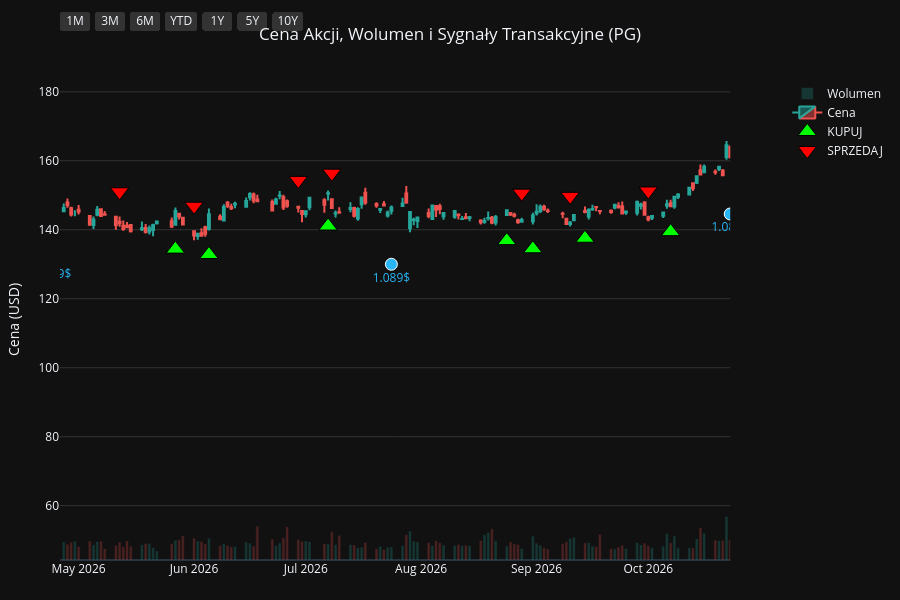
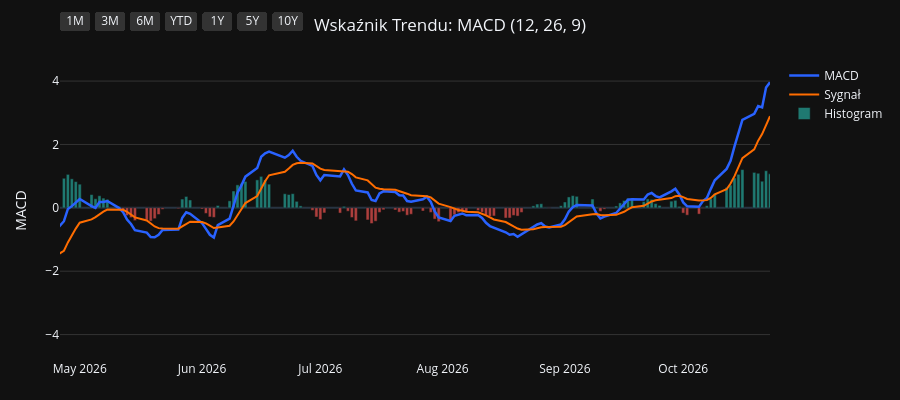
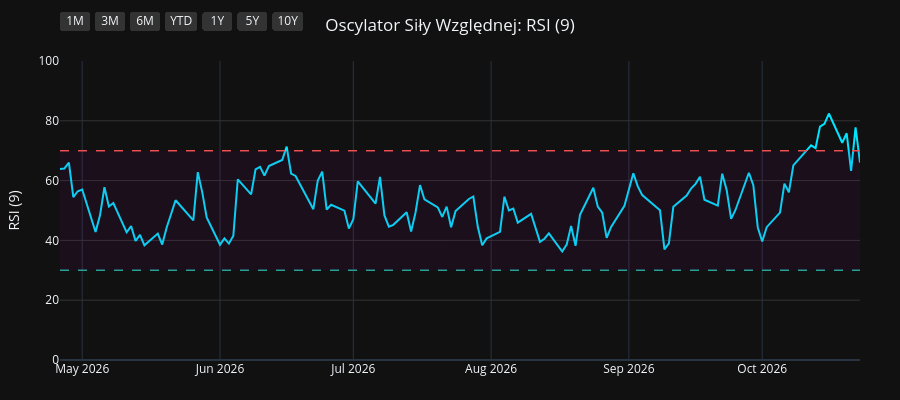
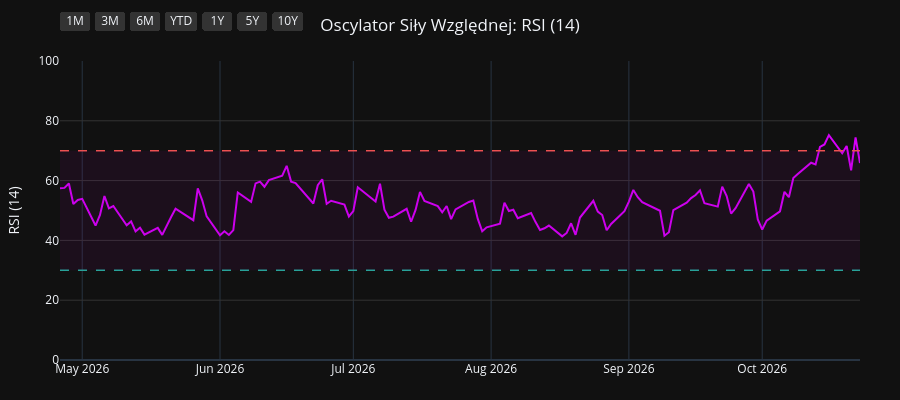

The notebook cell these images were saved under, in order:
### Code cell
import os
import yfinance as yf
import pandas as pd
import pandas_ta as ta
import plotly.graph_objects as go
from plotly.subplots import make_subplots

# 1. Pobranie i przygotowanie danych
symbol = os.environ.get("STOCK_TICKER", "").strip().upper()
if not symbol:
    raise RuntimeError("Set STOCK_TICKER before running price_extractor.ipynb")
df = yf.Ticker(symbol).history(period="10y")
df.index = df.index.tz_localize(None)

# Wskaźniki i sygnały
df.ta.macd(fast=12, slow=26, signal=9, append=True)
df.ta.rsi(length=9, append=True)
df.ta.rsi(length=14, append=True)
df.ta.rsi(length=21, append=True)
df.dropna(inplace=True)

macd = df['MACD_12_26_9']
signal = df['MACDs_12_26_9']
wczorajszy_macd = macd.shift(1)
wczorajszy_signal = signal.shift(1)

df['Decyzja'] = 'BRAK'
df.loc[(macd > signal) & (wczorajszy_macd <= wczorajszy_signal), 'Decyzja'] = 'KUPUJ'
df.loc[(macd < signal) & (wczorajszy_macd >= wczorajszy_signal), 'Decyzja'] = 'SPRZEDAJ'

df_kupuj = df[df['Decyzja'] == 'KUPUJ']
df_sprzedaj = df[df['Decyzja'] == 'SPRZEDAJ']
df_dywidendy = df[df['Dividends'] > 0]
df_splity = df[df['Stock Splits'] > 0]

# Wspólna konfiguracja osi X
konfiguracja_osi_x = dict(
    type="date",
    showspikes=True, spikemode="across", spikesnap="cursor", spikedash="dot", spikecolor="#ffffff", spikethickness=1, hoverformat="%Y-%m-%d",
    rangeselector=dict(
        buttons=list([
            dict(count=1, label="1M", step="month", stepmode="backward"),
            dict(count=3, label="3M", step="month", stepmode="backward"),
            dict(count=6, label="6M", step="month", stepmode="backward"),
            dict(count=1, label="YTD", step="year", stepmode="todate"),
            dict(count=1, label="1Y", step="year", stepmode="backward"),
            dict(count=5, label="5Y", step="year", stepmode="backward"),
            dict(step="all", label="10Y")
        ]),
        bgcolor="#333333", activecolor="#2962ff", x=0, y=1.1
    )
)

# ==========================================
# WYKRES 1: CENA + WOLUMEN + SYGNAŁY
# ==========================================
fig1 = make_subplots(specs=[[{"secondary_y": True}]])

kolory_wolumenu = ['#26a69a' if row['Close'] >= row['Open'] else '#ef5350' for index, row in df.iterrows()]
fig1.add_trace(go.Bar(x=df.index, y=df['Volume'], marker_color=kolory_wolumenu, opacity=0.25, name='Wolumen'), secondary_y=True)
fig1.add_trace(go.Candlestick(x=df.index, open=df['Open'], high=df['High'], low=df['Low'], close=df['Close'], name='Cena', increasing_line_color='#26a69a', decreasing_line_color='#ef5350'), secondary_y=False)
fig1.add_trace(go.Scatter(x=df_kupuj.index, y=df_kupuj['Low'] * 0.95, customdata=df_kupuj[['Low', 'High']], mode='markers', marker=dict(symbol='triangle-up', size=16, color='#00ff00', line=dict(width=1, color='black')), name='KUPUJ', hovertemplate='KUPUJ<br>Najniższa: %{customdata[0]:.2f}<br>Najwyższa: %{customdata[1]:.2f}<extra></extra>'), secondary_y=False)
fig1.add_trace(go.Scatter(x=df_sprzedaj.index, y=df_sprzedaj['High'] * 1.05, customdata=df_sprzedaj[['Low', 'High']], mode='markers', marker=dict(symbol='triangle-down', size=16, color='#ff0000', line=dict(width=1, color='black')), name='SPRZEDAJ', hovertemplate='SPRZEDAJ<br>Najniższa: %{customdata[0]:.2f}<br>Najwyższa: %{customdata[1]:.2f}<extra></extra>'), secondary_y=False)

if not df_dywidendy.empty:
    fig1.add_trace(go.Scatter(x=df_dywidendy.index, y=df_dywidendy['Low'] * 0.90, mode='markers+text', marker=dict(symbol='circle', size=12, color='#29b6f6', line=dict(width=1, color='white')), text=df_dywidendy['Dividends'].apply(lambda x: f"{x}$"), textposition="bottom center", name='Dywidenda', showlegend=False, hovertemplate='Dywidenda: %{text}<extra></extra>', textfont=dict(color="#29b6f6")), secondary_y=False)
if not df_splity.empty:
                    fig1.add_trace(go.Scatter(x=df_splity.index, y=df_splity['High'], mode='markers+text', marker=dict(symbol='star', size=16, color='#ffee58', line=dict(width=1, color='black')), text=df_splity['Stock Splits'].apply(lambda x: f"{x:g}:1" if x >= 1 else f"1:{1 / x:g}"), textposition="top center", name='Split', hovertemplate='%{text}<extra></extra>', textfont=dict(color="#ffee58")), secondary_y=False)

fig1.update_layout(title=dict(text=f"Cena Akcji, Wolumen i Sygnały Transakcyjne ({symbol})", x=0.5, xanchor='center'), dragmode='pan', xaxis_rangeslider_visible=False, template='plotly_dark', height=600, hovermode='x unified', margin=dict(l=60, r=40, t=60, b=40))
fig1.update_xaxes(**konfiguracja_osi_x)
fig1.update_xaxes(range=[df.index.max() - pd.Timedelta(days=180), df.index.max()])
fig1.update_yaxes(title_text="Cena (USD)", secondary_y=False, gridcolor='#333333')
fig1.update_yaxes(range=[0, df['Volume'].max() * 4], showgrid=False, showticklabels=False, secondary_y=True)
fig1.show(config={'scrollZoom': True})

# ==========================================
# WYKRES 2: WSKAŹNIK MACD
# ==========================================
fig2 = go.Figure()
fig2.add_trace(go.Scatter(x=df.index, y=df['MACD_12_26_9'], line=dict(color='#2962ff', width=2.5), name='MACD'))
fig2.add_trace(go.Scatter(x=df.index, y=df['MACDs_12_26_9'], line=dict(color='#ff6d00', width=2), name='Sygnał'))
kolory_macd = ['#26a69a' if val >= 0 else '#ef5350' for val in df['MACDh_12_26_9']]
fig2.add_trace(go.Bar(x=df.index, y=df['MACDh_12_26_9'], marker_color=kolory_macd, name='Histogram', opacity=0.7))
fig2.update_layout(title=dict(text="Wskaźnik Trendu: MACD (12, 26, 9)", x=0.5, xanchor='center'), dragmode='pan', xaxis_rangeslider_visible=False, template='plotly_dark', height=400, hovermode='x unified', margin=dict(l=60, r=40, t=60, b=40))
fig2.update_xaxes(**konfiguracja_osi_x)
fig2.update_xaxes(range=[df.index.max() - pd.Timedelta(days=180), df.index.max()])
fig2.update_yaxes(title_text="MACD", gridcolor='#333333')
fig2.show(config={'scrollZoom': True})

# ==========================================
# WYKRES 3: OSCYLATOR RSI (9)
# ==========================================
fig3 = go.Figure()
fig3.add_trace(go.Scatter(x=df.index, y=df['RSI_9'], line=dict(color='#00e5ff', width=2), name='RSI (9)'))
fig3.add_hline(y=70, line_dash="dash", line_color="#ef5350", line_width=1.5)
fig3.add_hline(y=30, line_dash="dash", line_color="#26a69a", line_width=1.5)
fig3.add_hrect(y0=30, y1=70, line_width=0, fillcolor="purple", opacity=0.1)
fig3.update_layout(title=dict(text="Oscylator Siły Względnej: RSI (9)", x=0.5, xanchor='center'), dragmode='pan', xaxis_rangeslider_visible=False, template='plotly_dark', height=400, hovermode='x unified', margin=dict(l=60, r=40, t=60, b=40))
fig3.update_xaxes(**konfiguracja_osi_x)
fig3.update_xaxes(range=[df.index.max() - pd.Timedelta(days=180), df.index.max()])
fig3.update_yaxes(title_text="RSI (9)", range=[0, 100], gridcolor='#333333')
fig3.show(config={'scrollZoom': True})

# ==========================================
# WYKRES 4: OSCYLATOR RSI (14)
# ==========================================
fig4 = go.Figure()
fig4.add_trace(go.Scatter(x=df.index, y=df['RSI_14'], line=dict(color='#d500f9', width=2), name='RSI (14)'))
fig4.add_hline(y=70, line_dash="dash", line_color="#ef5350", line_width=1.5)
fig4.add_hline(y=30, line_dash="dash", line_color="#26a69a", line_width=1.5)
fig4.add_hrect(y0=30, y1=70, line_width=0, fillcolor="purple", opacity=0.1)
fig4.update_layout(title=dict(text="Oscylator Siły Względnej: RSI (14)", x=0.5, xanchor='center'), dragmode='pan', xaxis_rangeslider_visible=False, template='plotly_dark', height=400, hovermode='x unified', margin=dict(l=60, r=40, t=60, b=40))
fig4.update_xaxes(**konfiguracja_osi_x)
fig4.update_xaxes(range=[df.index.max() - pd.Timedelta(days=180), df.index.max()])
fig4.update_yaxes(title_text="RSI (14)", range=[0, 100], gridcolor='#333333')
fig4.show(config={'scrollZoom': True})

# ==========================================
# WYKRES 5: OSCYLATOR RSI (21)
# ==========================================
fig5 = go.Figure()
fig5.add_trace(go.Scatter(x=df.index, y=df['RSI_21'], line=dict(color='#64dd17', width=2), name='RSI (21)'))
fig5.add_hline(y=70, line_dash="dash", line_color="#ef5350", line_width=1.5)
fig5.add_hline(y=30, line_dash="dash", line_color="#26a69a", line_width=1.5)
fig5.add_hrect(y0=30, y1=70, line_width=0, fillcolor="purple", opacity=0.1)
fig5.update_layout(title=dict(text="Oscylator Siły Względnej: RSI (21)", x=0.5, xanchor='center'), dragmode='pan', xaxis_rangeslider_visible=False, template='plotly_dark', height=400, hovermode='x unified', margin=dict(l=60, r=40, t=60, b=40))
fig5.update_xaxes(**konfiguracja_osi_x)
fig5.update_xaxes(range=[df.index.max() - pd.Timedelta(days=180), df.index.max()])
fig5.update_yaxes(title_text="RSI (21)", range=[0, 100], gridcolor='#333333')
fig5.show(config={'scrollZoom': True})

### Figure 1 — Plotly figure (JSON) as saved in the notebook; plotly's stock layout.template omitted (floating-point values rounded to 4 significant figures; data arrays with more than 128 entries replaced by an {"elided": "..."} marker saying what was removed)
{"data": [{"marker": {"color": {"elided": "2481 str values"}}, "name": "Wolumen", "opacity": 0.25, "type": "bar", "x": {"elided": "2481 str values"}, "xaxis": "x", "y": {"elided": "2481 int values"}, "yaxis": "y2"}, {"close": {"elided": "2481 float values"}, "decreasing": {"line": {"color": "#ef5350"}}, "high": {"elided": "2481 float values"}, "increasing": {"line": {"color": "#26a69a"}}, "low": {"elided": "2481 float values"}, "name": "Cena", "open": {"elided": "2481 float values"}, "type": "candlestick", "x": {"elided": "2481 str values"}, "xaxis": "x", "yaxis": "y"}, {"customdata": {"elided": "103x2 float values"}, "hovertemplate": "KUPUJ<br>Najniższa: %{customdata[0]:.2f}<br>Najwyższa: %{customdata[1]:.2f}<extra></extra>", "marker": {"color": "#00ff00", "line": {"color": "black", "width": 1}, "size": 16, "symbol": "triangle-up"}, "mode": "markers", "name": "KUPUJ", "type": "scatter", "x": ["2017-01-17T00:00:00", "2017-02-15T00:00:00", "2017-04-18T00:00:00", "2017-04-25T00:00:00", "2017-05-19T00:00:00", "2017-07-18T00:00:00", "2017-09-20T00:00:00", "2017-10-13T00:00:00", "2017-11-08T00:00:00", "2018-01-22T00:00:00", "2018-02-20T00:00:00", "2018-02-22T00:00:00", "2018-03-02T00:00:00", "2018-03-28T00:00:00", "2018-05-09T00:00:00", "2018-07-27T00:00:00", "2018-08-16T00:00:00", "2018-09-19T00:00:00", "2018-10-19T00:00:00", "2018-12-14T00:00:00", "2019-01-18T00:00:00", "2019-01-23T00:00:00", "2019-03-14T00:00:00", "2019-04-08T00:00:00", "2019-04-15T00:00:00", "2019-05-16T00:00:00", "2019-06-07T00:00:00", "2019-07-03T00:00:00", "2019-07-30T00:00:00", "2019-08-16T00:00:00", "2019-08-27T00:00:00", "2019-09-26T00:00:00", "2019-10-23T00:00:00", "2019-11-19T00:00:00", "2019-11-26T00:00:00", "2020-01-15T00:00:00", "2020-02-05T00:00:00", "2020-02-21T00:00:00", "2020-03-30T00:00:00", "2020-05-28T00:00:00", "2020-07-01T00:00:00", "2020-08-25T00:00:00", "2020-10-06T00:00:00", "2020-11-06T00:00:00", "2020-11-12T00:00:00", "2020-12-17T00:00:00", "2021-02-10T00:00:00", "2021-03-08T00:00:00", "2021-05-10T00:00:00", "2021-06-28T00:00:00", "2021-08-13T00:00:00", "2021-09-14T00:00:00", "2021-10-11T00:00:00", "2021-10-26T00:00:00", "2021-12-06T00:00:00", "2022-02-03T00:00:00", "2022-03-18T00:00:00", "2022-06-02T00:00:00", "2022-06-23T00:00:00", "2022-07-25T00:00:00", "2022-08-03T00:00:00", "2022-10-17T00:00:00", "2023-02-17T00:00:00", "2023-04-21T00:00:00", "2023-06-13T00:00:00", "2023-07-20T00:00:00", "2023-09-18T00:00:00", "2023-10-16T00:00:00", "2023-11-30T00:00:00", "2023-12-28T00:00:00", "2024-02-23T00:00:00", "2024-04-19T00:00:00", "2024-06-10T00:00:00", "2024-06-18T00:00:00", "2024-07-17T00:00:00", "2024-08-05T00:00:00", "2024-08-20T00:00:00", "2024-08-30T00:00:00", "2024-10-15T00:00:00", "2024-11-13T00:00:00", "2025-01-22T00:00:00", "2025-02-21T00:00:00", "2025-04-01T00:00:00", "2025-04-14T00:00:00", "2025-05-15T00:00:00", "2025-07-02T00:00:00", "2025-07-22T00:00:00", "2025-08-11T00:00:00", "2025-09-17T00:00:00", "2025-10-20T00:00:00", "2025-11-13T00:00:00", "2025-11-18T00:00:00", "2025-12-16T00:00:00", "2026-01-12T00:00:00", "2026-02-23T00:00:00", "2026-04-08T00:00:00", "2026-05-27T00:00:00", "2026-06-05T00:00:00", "2026-07-07T00:00:00", "2026-08-24T00:00:00", "2026-08-31T00:00:00", "2026-09-14T00:00:00", "2026-10-07T00:00:00"], "xaxis": "x", "y": [60.75, 65.56, 65.95, 65.81, 63.02, 64.34, 69.56, 68.64, 64.83, 68.32, 61.02, 60.34, 59.02, 58.67, 54.49, 60.91, 63.09, 64.21, 65.62, 74.25, 70.95, 72.97, 78.5, 80.67, 81.67, 83.66, 84.56, 87.78, 93.85, 92.9, 94.62, 97.58, 96.86, 96.3, 95.73, 99.38, 100.3, 100.8, 88.13, 92.5, 95.72, 111.6, 112.5, 116.0, 114.9, 112.4, 104.9, 102.7, 111.9, 111.2, 118.4, 120.3, 117.7, 118.0, 125.4, 135.7, 124.5, 120.4, 117.3, 121.1, 119.8, 107.0, 117.6, 133.9, 125.0, 129.2, 133.9, 126.9, 131.7, 127.3, 141.4, 136.5, 147.6, 148.4, 148.7, 149.0, 150.3, 151.7, 154.5, 149.0, 147.9, 150.1, 153.0, 150.0, 144.5, 145.6, 142.0, 140.6, 145.2, 138.7, 136.3, 134.3, 133.5, 130.8, 149.0, 131.9, 134.4, 132.8, 141.1, 136.8, 134.5, 137.6, 139.4], "yaxis": "y"}, {"customdata": {"elided": "103x2 float values"}, "hovertemplate": "SPRZEDAJ<br>Najniższa: %{customdata[0]:.2f}<br>Najwyższa: %{customdata[1]:.2f}<extra></extra>", "marker": {"color": "#ff0000", "line": {"color": "black", "width": 1}, "size": 16, "symbol": "triangle-down"}, "mode": "markers", "name": "SPRZEDAJ", "type": "scatter", "x": ["2017-01-10T00:00:00", "2017-02-14T00:00:00", "2017-03-02T00:00:00", "2017-04-21T00:00:00", "2017-04-26T00:00:00", "2017-06-27T00:00:00", "2017-08-23T00:00:00", "2017-09-21T00:00:00", "2017-10-20T00:00:00", "2018-01-02T00:00:00", "2018-01-23T00:00:00", "2018-02-21T00:00:00", "2018-03-01T00:00:00", "2018-03-22T00:00:00", "2018-04-19T00:00:00", "2018-07-19T00:00:00", "2018-08-10T00:00:00", "2018-08-23T00:00:00", "2018-09-25T00:00:00", "2018-11-20T00:00:00", "2018-12-17T00:00:00", "2019-01-22T00:00:00", "2019-02-25T00:00:00", "2019-04-04T00:00:00", "2019-04-10T00:00:00", "2019-04-23T00:00:00", "2019-05-22T00:00:00", "2019-06-27T00:00:00", "2019-07-23T00:00:00", "2019-08-05T00:00:00", "2019-08-23T00:00:00", "2019-09-10T00:00:00", "2019-10-02T00:00:00", "2019-11-05T00:00:00", "2019-11-22T00:00:00", "2019-12-23T00:00:00", "2020-01-31T00:00:00", "2020-02-11T00:00:00", "2020-02-24T00:00:00", "2020-04-29T00:00:00", "2020-06-24T00:00:00", "2020-08-19T00:00:00", "2020-08-26T00:00:00", "2020-10-22T00:00:00", "2020-11-09T00:00:00", "2020-11-18T00:00:00", "2021-01-13T00:00:00", "2021-02-26T00:00:00", "2021-04-14T00:00:00", "2021-05-27T00:00:00", "2021-08-11T00:00:00", "2021-08-23T00:00:00", "2021-09-16T00:00:00", "2021-10-21T00:00:00", "2021-11-30T00:00:00", "2022-01-06T00:00:00", "2022-02-07T00:00:00", "2022-05-02T00:00:00", "2022-06-09T00:00:00", "2022-07-20T00:00:00", "2022-07-29T00:00:00", "2022-08-24T00:00:00", "2022-12-15T00:00:00", "2023-04-18T00:00:00", "2023-05-04T00:00:00", "2023-07-11T00:00:00", "2023-08-14T00:00:00", "2023-09-20T00:00:00", "2023-11-20T00:00:00", "2023-12-05T00:00:00", "2024-02-12T00:00:00", "2024-02-26T00:00:00", "2024-05-23T00:00:00", "2024-06-12T00:00:00", "2024-06-25T00:00:00", "2024-07-30T00:00:00", "2024-08-15T00:00:00", "2024-08-28T00:00:00", "2024-09-18T00:00:00", "2024-10-23T00:00:00", "2024-12-09T00:00:00", "2025-02-18T00:00:00", "2025-03-12T00:00:00", "2025-04-04T00:00:00", "2025-04-24T00:00:00", "2025-06-06T00:00:00", "2025-07-09T00:00:00", "2025-07-31T00:00:00", "2025-09-15T00:00:00", "2025-09-18T00:00:00", "2025-11-04T00:00:00", "2025-11-17T00:00:00", "2025-12-04T00:00:00", "2026-01-05T00:00:00", "2026-02-19T00:00:00", "2026-03-03T00:00:00", "2026-05-12T00:00:00", "2026-06-01T00:00:00", "2026-06-29T00:00:00", "2026-07-08T00:00:00", "2026-08-28T00:00:00", "2026-09-10T00:00:00", "2026-10-01T00:00:00"], "xaxis": "x", "y": [67.59, 71.18, 73.9, 72.59, 73.17, 72.65, 75.93, 77.44, 74.27, 75.89, 75.04, 68.05, 65.95, 64.49, 63.57, 67.09, 69.26, 70.82, 71.51, 80.16, 82.47, 79.03, 86.53, 89.3, 90.45, 90.32, 92.87, 95.66, 101.3, 101.5, 104.9, 105.8, 108.0, 105.1, 106.0, 110.6, 112.2, 111.6, 111.9, 105.0, 105.0, 122.1, 124.8, 128.5, 132.3, 127.9, 124.3, 115.0, 123.0, 126.1, 131.4, 133.3, 133.2, 130.3, 137.1, 152.5, 150.6, 151.2, 137.1, 134.6, 133.8, 138.3, 143.8, 144.3, 150.0, 142.8, 151.8, 149.2, 146.5, 148.0, 153.8, 157.3, 165.2, 164.7, 165.9, 160.5, 167.7, 169.2, 173.8, 169.2, 172.7, 165.8, 171.9, 173.6, 162.0, 166.3, 159.2, 154.0, 160.6, 161.1, 152.5, 151.0, 150.4, 144.2, 164.4, 166.7, 151.0, 146.8, 154.3, 156.4, 150.6, 149.7, 151.2], "yaxis": "y"}, {"hovertemplate": "Dywidenda: %{text}<extra></extra>", "marker": {"color": "#29b6f6", "line": {"color": "white", "width": 1}, "size": 12, "symbol": "circle"}, "mode": "markers+text", "name": "Dywidenda", "showlegend": false, "text": ["0.67$", "0.69$", "0.69$", "0.69$", "0.69$", "0.717$", "0.717$", "0.717$", "0.717$", "0.746$", "0.746$", "0.746$", "0.746$", "0.791$", "0.791$", "0.791$", "0.791$", "0.87$", "0.87$", "0.87$", "0.87$", "0.913$", "0.913$", "0.913$", "0.913$", "0.941$", "0.941$", "0.941$", "0.941$", "1.007$", "1.007$", "1.007$", "1.007$", "1.057$", "1.057$", "1.057$", "1.057$", "1.089$", "1.089$", "1.089$"], "textfont": {"color": "#29b6f6"}, "textposition": "bottom center", "type": "scatter", "x": ["2017-01-18T00:00:00", "2017-04-19T00:00:00", "2017-07-19T00:00:00", "2017-10-19T00:00:00", "2018-01-18T00:00:00", "2018-04-19T00:00:00", "2018-07-19T00:00:00", "2018-10-18T00:00:00", "2019-01-17T00:00:00", "2019-04-17T00:00:00", "2019-07-18T00:00:00", "2019-10-17T00:00:00", "2020-01-23T00:00:00", "2020-04-23T00:00:00", "2020-07-23T00:00:00", "2020-10-22T00:00:00", "2021-01-21T00:00:00", "2021-04-22T00:00:00", "2021-07-22T00:00:00", "2021-10-21T00:00:00", "2022-01-20T00:00:00", "2022-04-21T00:00:00", "2022-07-21T00:00:00", "2022-10-20T00:00:00", "2023-01-19T00:00:00", "2023-04-20T00:00:00", "2023-07-20T00:00:00", "2023-10-19T00:00:00", "2024-01-18T00:00:00", "2024-04-18T00:00:00", "2024-07-19T00:00:00", "2024-10-18T00:00:00", "2025-01-24T00:00:00", "2025-04-21T00:00:00", "2025-07-18T00:00:00", "2025-10-24T00:00:00", "2026-01-23T00:00:00", "2026-04-24T00:00:00", "2026-07-24T00:00:00", "2026-10-23T00:00:00"], "xaxis": "x", "y": [58.5, 62.37, 61.53, 64.49, 63.94, 53.4, 56.56, 58.6, 66.71, 78.33, 85.91, 87.78, 93.68, 90.04, 96.4, 108.9, 101.3, 104.8, 107.5, 110.1, 127.4, 129.9, 111.9, 102.7, 116.1, 123.5, 122.4, 122.4, 122.9, 131.3, 141.6, 143.5, 139.9, 141.7, 133.4, 132.5, 131.9, 131.0, 130.0, 144.6], "yaxis": "y"}], "layout": {"dragmode": "pan", "height": 600, "hovermode": "x unified", "margin": {"b": 40, "l": 60, "r": 40, "t": 60}, "title": {"text": "Cena Akcji, Wolumen i Sygnały Transakcyjne (PG)", "x": 0.5, "xanchor": "center"}, "xaxis": {"anchor": "y", "domain": [0.0, 0.94], "hoverformat": "%Y-%m-%d", "range": ["2026-04-26T00:00:00", "2026-10-23T00:00:00"], "rangeselector": {"activecolor": "#2962ff", "bgcolor": "#333333", "buttons": [{"count": 1, "label": "1M", "step": "month", "stepmode": "backward"}, {"count": 3, "label": "3M", "step": "month", "stepmode": "backward"}, {"count": 6, "label": "6M", "step": "month", "stepmode": "backward"}, {"count": 1, "label": "YTD", "step": "year", "stepmode": "todate"}, {"count": 1, "label": "1Y", "step": "year", "stepmode": "backward"}, {"count": 5, "label": "5Y", "step": "year", "stepmode": "backward"}, {"label": "10Y", "step": "all"}], "x": 0, "y": 1.1}, "rangeslider": {"visible": false}, "showspikes": true, "spikecolor": "#ffffff", "spikedash": "dot", "spikemode": "across", "spikesnap": "cursor", "spikethickness": 1, "type": "date"}, "yaxis": {"anchor": "x", "domain": [0.0, 1.0], "gridcolor": "#333333", "title": {"text": "Cena (USD)"}}, "yaxis2": {"anchor": "x", "overlaying": "y", "range": [0, 242483600], "showgrid": false, "showticklabels": false, "side": "right"}}}

### Figure 2 — Plotly figure (JSON) as saved in the notebook; plotly's stock layout.template omitted (floating-point values rounded to 4 significant figures; data arrays with more than 128 entries replaced by an {"elided": "..."} marker saying what was removed)
{"data": [{"line": {"color": "#2962ff", "width": 2.5}, "name": "MACD", "type": "scatter", "x": {"elided": "2481 str values"}, "y": {"elided": "2481 float values"}}, {"line": {"color": "#ff6d00", "width": 2}, "name": "Sygnał", "type": "scatter", "x": {"elided": "2481 str values"}, "y": {"elided": "2481 float values"}}, {"marker": {"color": {"elided": "2481 str values"}}, "name": "Histogram", "opacity": 0.7, "type": "bar", "x": {"elided": "2481 str values"}, "y": {"elided": "2481 float values"}}], "layout": {"dragmode": "pan", "height": 400, "hovermode": "x unified", "margin": {"b": 40, "l": 60, "r": 40, "t": 60}, "title": {"text": "Wskaźnik Trendu: MACD (12, 26, 9)", "x": 0.5, "xanchor": "center"}, "xaxis": {"hoverformat": "%Y-%m-%d", "range": ["2026-04-26T00:00:00", "2026-10-23T00:00:00"], "rangeselector": {"activecolor": "#2962ff", "bgcolor": "#333333", "buttons": [{"count": 1, "label": "1M", "step": "month", "stepmode": "backward"}, {"count": 3, "label": "3M", "step": "month", "stepmode": "backward"}, {"count": 6, "label": "6M", "step": "month", "stepmode": "backward"}, {"count": 1, "label": "YTD", "step": "year", "stepmode": "todate"}, {"count": 1, "label": "1Y", "step": "year", "stepmode": "backward"}, {"count": 5, "label": "5Y", "step": "year", "stepmode": "backward"}, {"label": "10Y", "step": "all"}], "x": 0, "y": 1.1}, "rangeslider": {"visible": false}, "showspikes": true, "spikecolor": "#ffffff", "spikedash": "dot", "spikemode": "across", "spikesnap": "cursor", "spikethickness": 1, "type": "date"}, "yaxis": {"gridcolor": "#333333", "title": {"text": "MACD"}}}}

### Figure 3 — Plotly figure (JSON) as saved in the notebook; plotly's stock layout.template omitted (floating-point values rounded to 4 significant figures; data arrays with more than 128 entries replaced by an {"elided": "..."} marker saying what was removed)
{"data": [{"line": {"color": "#00e5ff", "width": 2}, "name": "RSI (9)", "type": "scatter", "x": {"elided": "2481 str values"}, "y": {"elided": "2481 float values"}}], "layout": {"dragmode": "pan", "height": 400, "hovermode": "x unified", "margin": {"b": 40, "l": 60, "r": 40, "t": 60}, "shapes": [{"line": {"color": "#ef5350", "dash": "dash", "width": 1.5}, "type": "line", "x0": 0, "x1": 1, "xref": "x domain", "y0": 70, "y1": 70, "yref": "y"}, {"line": {"color": "#26a69a", "dash": "dash", "width": 1.5}, "type": "line", "x0": 0, "x1": 1, "xref": "x domain", "y0": 30, "y1": 30, "yref": "y"}, {"fillcolor": "purple", "line": {"width": 0}, "opacity": 0.1, "type": "rect", "x0": 0, "x1": 1, "xref": "x domain", "y0": 30, "y1": 70, "yref": "y"}], "title": {"text": "Oscylator Siły Względnej: RSI (9)", "x": 0.5, "xanchor": "center"}, "xaxis": {"hoverformat": "%Y-%m-%d", "range": ["2026-04-26T00:00:00", "2026-10-23T00:00:00"], "rangeselector": {"activecolor": "#2962ff", "bgcolor": "#333333", "buttons": [{"count": 1, "label": "1M", "step": "month", "stepmode": "backward"}, {"count": 3, "label": "3M", "step": "month", "stepmode": "backward"}, {"count": 6, "label": "6M", "step": "month", "stepmode": "backward"}, {"count": 1, "label": "YTD", "step": "year", "stepmode": "todate"}, {"count": 1, "label": "1Y", "step": "year", "stepmode": "backward"}, {"count": 5, "label": "5Y", "step": "year", "stepmode": "backward"}, {"label": "10Y", "step": "all"}], "x": 0, "y": 1.1}, "rangeslider": {"visible": false}, "showspikes": true, "spikecolor": "#ffffff", "spikedash": "dot", "spikemode": "across", "spikesnap": "cursor", "spikethickness": 1, "type": "date"}, "yaxis": {"gridcolor": "#333333", "range": [0, 100], "title": {"text": "RSI (9)"}}}}

### Figure 4 — Plotly figure (JSON) as saved in the notebook; plotly's stock layout.template omitted (floating-point values rounded to 4 significant figures; data arrays with more than 128 entries replaced by an {"elided": "..."} marker saying what was removed)
{"data": [{"line": {"color": "#d500f9", "width": 2}, "name": "RSI (14)", "type": "scatter", "x": {"elided": "2481 str values"}, "y": {"elided": "2481 float values"}}], "layout": {"dragmode": "pan", "height": 400, "hovermode": "x unified", "margin": {"b": 40, "l": 60, "r": 40, "t": 60}, "shapes": [{"line": {"color": "#ef5350", "dash": "dash", "width": 1.5}, "type": "line", "x0": 0, "x1": 1, "xref": "x domain", "y0": 70, "y1": 70, "yref": "y"}, {"line": {"color": "#26a69a", "dash": "dash", "width": 1.5}, "type": "line", "x0": 0, "x1": 1, "xref": "x domain", "y0": 30, "y1": 30, "yref": "y"}, {"fillcolor": "purple", "line": {"width": 0}, "opacity": 0.1, "type": "rect", "x0": 0, "x1": 1, "xref": "x domain", "y0": 30, "y1": 70, "yref": "y"}], "title": {"text": "Oscylator Siły Względnej: RSI (14)", "x": 0.5, "xanchor": "center"}, "xaxis": {"hoverformat": "%Y-%m-%d", "range": ["2026-04-26T00:00:00", "2026-10-23T00:00:00"], "rangeselector": {"activecolor": "#2962ff", "bgcolor": "#333333", "buttons": [{"count": 1, "label": "1M", "step": "month", "stepmode": "backward"}, {"count": 3, "label": "3M", "step": "month", "stepmode": "backward"}, {"count": 6, "label": "6M", "step": "month", "stepmode": "backward"}, {"count": 1, "label": "YTD", "step": "year", "stepmode": "todate"}, {"count": 1, "label": "1Y", "step": "year", "stepmode": "backward"}, {"count": 5, "label": "5Y", "step": "year", "stepmode": "backward"}, {"label": "10Y", "step": "all"}], "x": 0, "y": 1.1}, "rangeslider": {"visible": false}, "showspikes": true, "spikecolor": "#ffffff", "spikedash": "dot", "spikemode": "across", "spikesnap": "cursor", "spikethickness": 1, "type": "date"}, "yaxis": {"gridcolor": "#333333", "range": [0, 100], "title": {"text": "RSI (14)"}}}}
